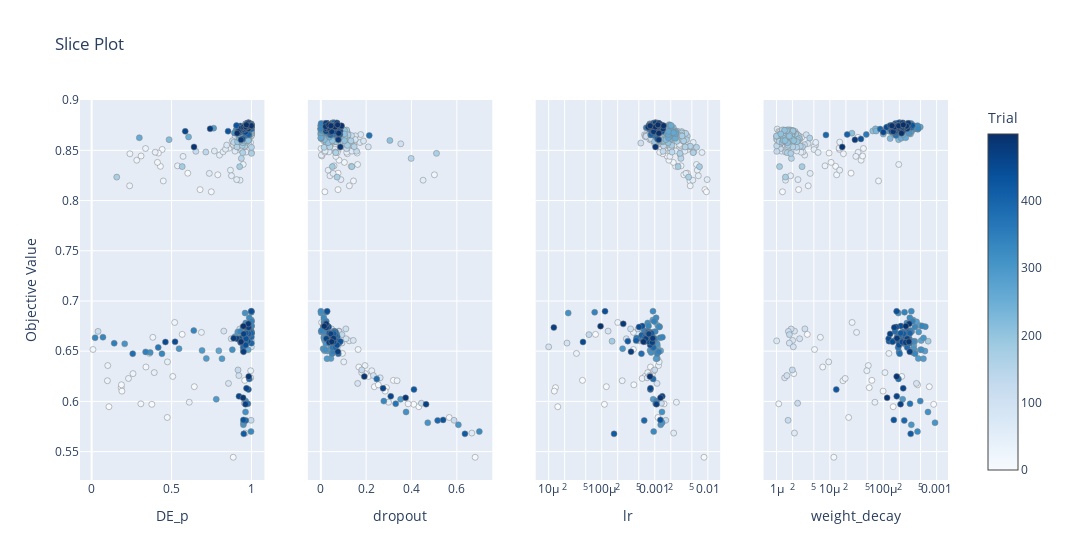

Write notebook code for a chart like this one.
### Code cell
vis.plot_slice(study)

### Figure 1 — Plotly figure (JSON) as saved in the notebook; plotly's stock layout.template omitted (floating-point values rounded to 4 significant figures; data arrays with more than 128 entries replaced by an {"elided": "..."} marker saying what was removed)
{"data": [{"marker": {"color": {"elided": "500 int values"}, "colorbar": {"title": {"text": "Trial"}, "x": 1, "xpad": 40}, "colorscale": [[0, "rgb(247,251,255)"], [0.125, "rgb(222,235,247)"], [0.25, "rgb(198,219,239)"], [0.375, "rgb(158,202,225)"], [0.5, "rgb(107,174,214)"], [0.625, "rgb(66,146,198)"], [0.75, "rgb(33,113,181)"], [0.875, "rgb(8,81,156)"], [1, "rgb(8,48,107)"]], "line": {"color": "Grey", "width": 0.5}, "showscale": true}, "mode": "markers", "name": "Feasible Trial", "showlegend": false, "type": "scatter", "x": {"elided": "500 float values"}, "xaxis": "x", "y": {"elided": "500 float values"}, "yaxis": "y"}, {"marker": {"color": {"elided": "500 int values"}, "colorbar": {"title": {"text": "Trial"}, "x": 1, "xpad": 40}, "colorscale": [[0, "rgb(247,251,255)"], [0.125, "rgb(222,235,247)"], [0.25, "rgb(198,219,239)"], [0.375, "rgb(158,202,225)"], [0.5, "rgb(107,174,214)"], [0.625, "rgb(66,146,198)"], [0.75, "rgb(33,113,181)"], [0.875, "rgb(8,81,156)"], [1, "rgb(8,48,107)"]], "line": {"color": "Grey", "width": 0.5}, "showscale": false}, "mode": "markers", "name": "Feasible Trial", "showlegend": false, "type": "scatter", "x": {"elided": "500 float values"}, "xaxis": "x2", "y": {"elided": "500 float values"}, "yaxis": "y2"}, {"marker": {"color": {"elided": "500 int values"}, "colorbar": {"title": {"text": "Trial"}, "x": 1, "xpad": 40}, "colorscale": [[0, "rgb(247,251,255)"], [0.125, "rgb(222,235,247)"], [0.25, "rgb(198,219,239)"], [0.375, "rgb(158,202,225)"], [0.5, "rgb(107,174,214)"], [0.625, "rgb(66,146,198)"], [0.75, "rgb(33,113,181)"], [0.875, "rgb(8,81,156)"], [1, "rgb(8,48,107)"]], "line": {"color": "Grey", "width": 0.5}, "showscale": false}, "mode": "markers", "name": "Feasible Trial", "showlegend": false, "type": "scatter", "x": {"elided": "500 float values"}, "xaxis": "x3", "y": {"elided": "500 float values"}, "yaxis": "y3"}, {"marker": {"color": {"elided": "500 int values"}, "colorbar": {"title": {"text": "Trial"}, "x": 1, "xpad": 40}, "colorscale": [[0, "rgb(247,251,255)"], [0.125, "rgb(222,235,247)"], [0.25, "rgb(198,219,239)"], [0.375, "rgb(158,202,225)"], [0.5, "rgb(107,174,214)"], [0.625, "rgb(66,146,198)"], [0.75, "rgb(33,113,181)"], [0.875, "rgb(8,81,156)"], [1, "rgb(8,48,107)"]], "line": {"color": "Grey", "width": 0.5}, "showscale": false}, "mode": "markers", "name": "Feasible Trial", "showlegend": false, "type": "scatter", "x": {"elided": "500 float values"}, "xaxis": "x4", "y": {"elided": "500 float values"}, "yaxis": "y4"}], "layout": {"title": {"text": "Slice Plot"}, "width": 1200, "xaxis": {"anchor": "y", "domain": [0, 0.2125], "title": {"text": "DE_p"}}, "xaxis2": {"anchor": "y2", "domain": [0.2625, 0.475], "title": {"text": "dropout"}}, "xaxis3": {"anchor": "y3", "domain": [0.525, 0.7375], "title": {"text": "lr"}, "type": "log"}, "xaxis4": {"anchor": "y4", "domain": [0.7875, 1], "title": {"text": "weight_decay"}, "type": "log"}, "yaxis": {"anchor": "x", "domain": [0, 1], "title": {"text": "Objective Value"}}, "yaxis2": {"anchor": "x2", "domain": [0, 1], "matches": "y", "showticklabels": false}, "yaxis3": {"anchor": "x3", "domain": [0, 1], "matches": "y", "showticklabels": false}, "yaxis4": {"anchor": "x4", "domain": [0, 1], "matches": "y", "showticklabels": false}}}
